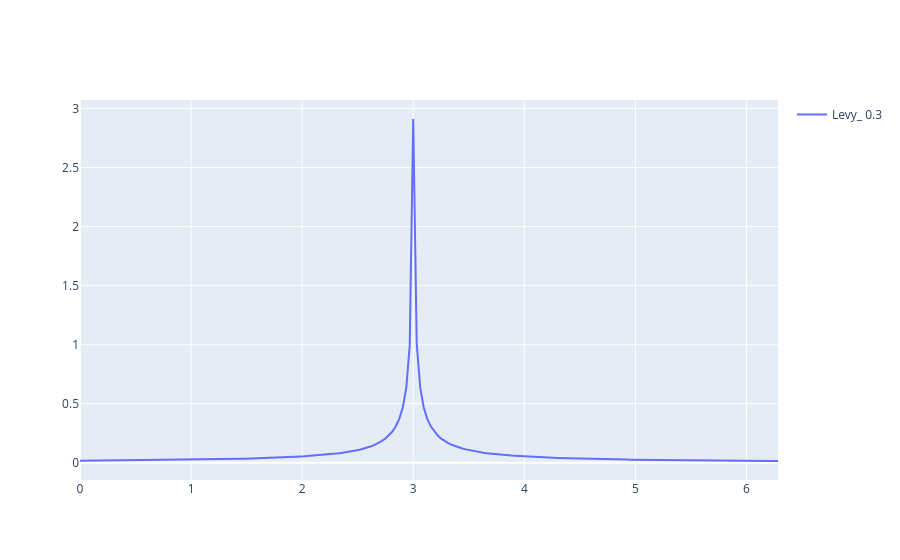

Write notebook code for a chart like this one.
### Markdown cell above
## Lévy Distribution

### Code cell
fig_levy_stable_pdf = go.Figure()

fig_levy_stable_pdf.add_trace(go.Scatter(x = aux_domain,
                                        y = levy_stable_pdf,
                                        marker = dict(size=2),
                                        line = dict(width=2),
                                        mode = 'lines',
                                        name = f'Levy_{alpha: .1f}',
                                        showlegend = True    
))
fig_levy_stable_pdf.show()

### Figure 1 — Plotly figure (JSON) as saved in the notebook; plotly's stock layout.template omitted (floating-point values rounded to 4 significant figures; data arrays with more than 128 entries replaced by an {"elided": "..."} marker saying what was removed)
{"data": [{"line": {"width": 2}, "marker": {"size": 2}, "mode": "lines", "name": "Levy_ 0.3", "showlegend": true, "type": "scatter", "x": {"elided": "200 float values"}, "y": {"elided": "200 float values"}}], "layout": {}}
